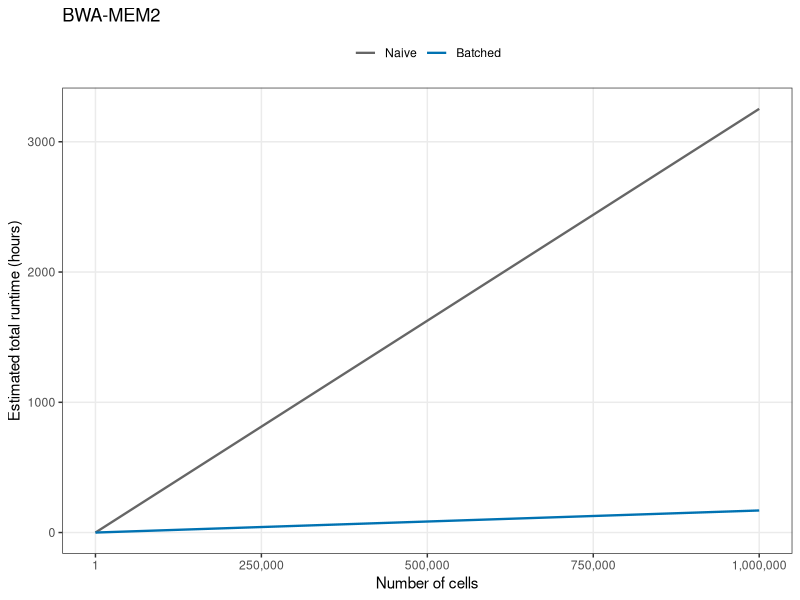
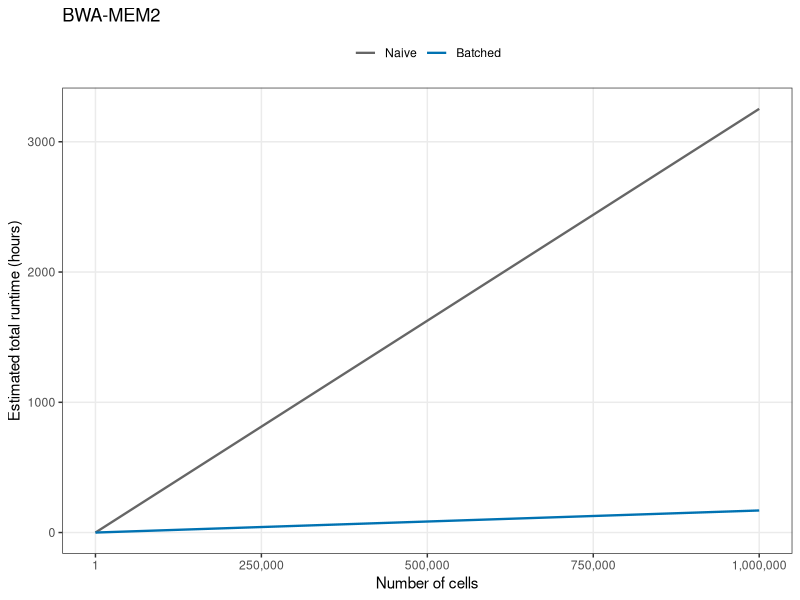

Recreate these plots in R, in order.
library(ggplot2)

# Same timing assumptions as supnote_speed_bwa.R; keep the old plot intact.
startup <- 11.1 # seconds
time_per_cell <- 0.61 # seconds
num_cells <- unique(round(seq(1, 1000000, length.out = 10001)))

# Cell-by-cell processing pays startup for every cell; batching pays it once.
df <- rbind(
  data.frame(cells = num_cells, method = "Naive",
             seconds = num_cells * (startup + time_per_cell)),
  data.frame(cells = num_cells, method = "Batched",
             seconds = startup + num_cells * time_per_cell)
)
df$method <- factor(df$method, levels = c("Naive", "Batched"))

p <- ggplot(df, aes(cells, seconds / 3600, color = method)) +
  geom_line(linewidth = 0.8) +
  scale_color_manual(values = c("#666666", "#0072B2")) +
  scale_x_continuous(breaks = c(1, 250000, 500000, 750000, 1000000),
                     labels = c("1", "250,000", "500,000", "750,000", "1,000,000")) +
  labs(x = "Number of cells", y = "Estimated total runtime (hours)",
       color = NULL, title = "BWA-MEM2") +
  theme_bw() +
  theme(legend.position = "top", panel.grid.minor = element_blank())

plot_dir <- file.path("plots", "all")
dir.create(plot_dir, recursive = TRUE, showWarnings = FALSE)
ggsave(file.path(plot_dir, "plot_perf_bwamem2_scaling.pdf"), p, width = 6, height = 4)
ggsave(file.path(plot_dir, "plot_perf_bwamem2_scaling.png"), p, width = 6, height = 4, dpi = 300)
